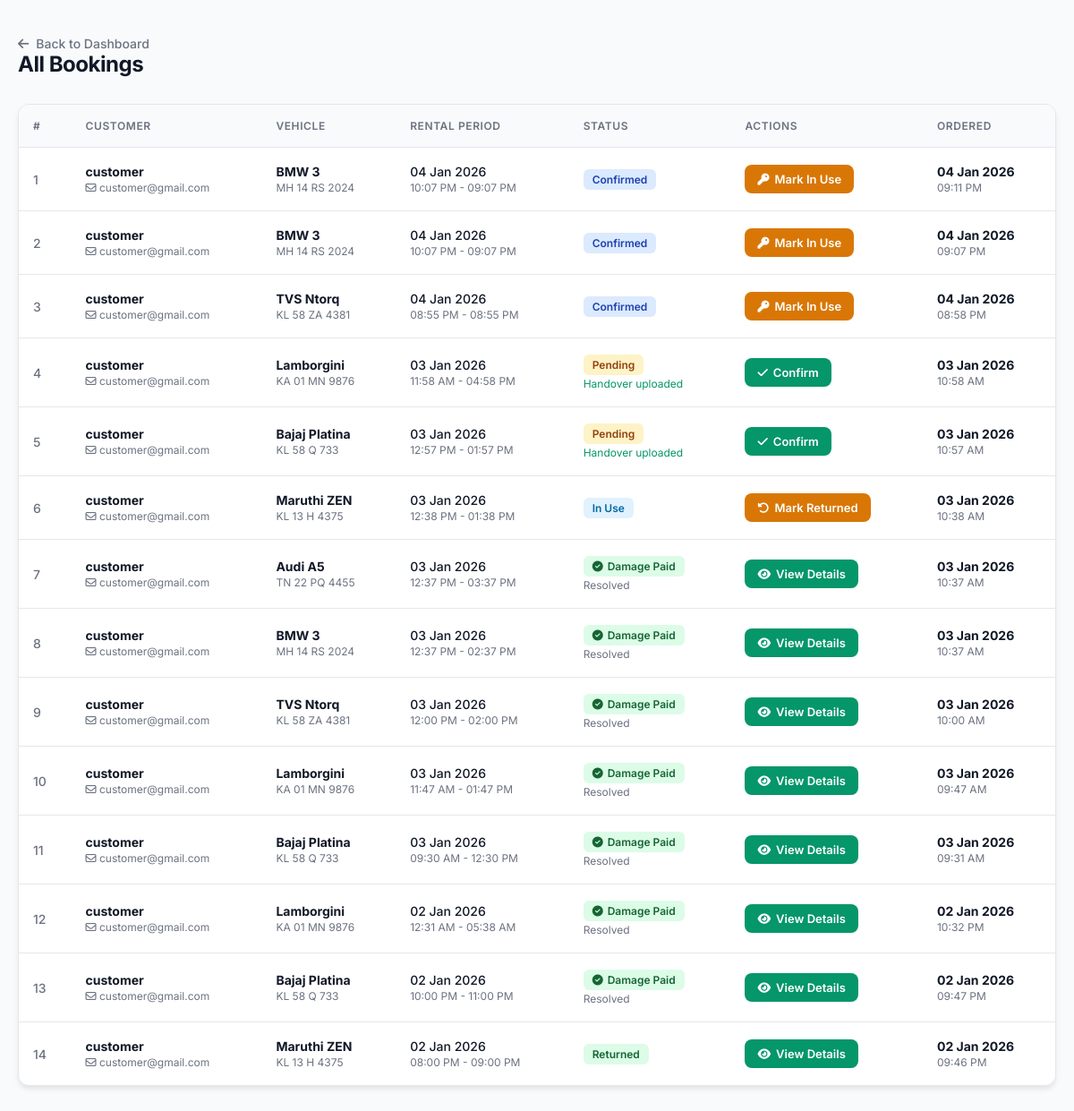
Page /admin_bookings/ (signed in) on the earlier database version.
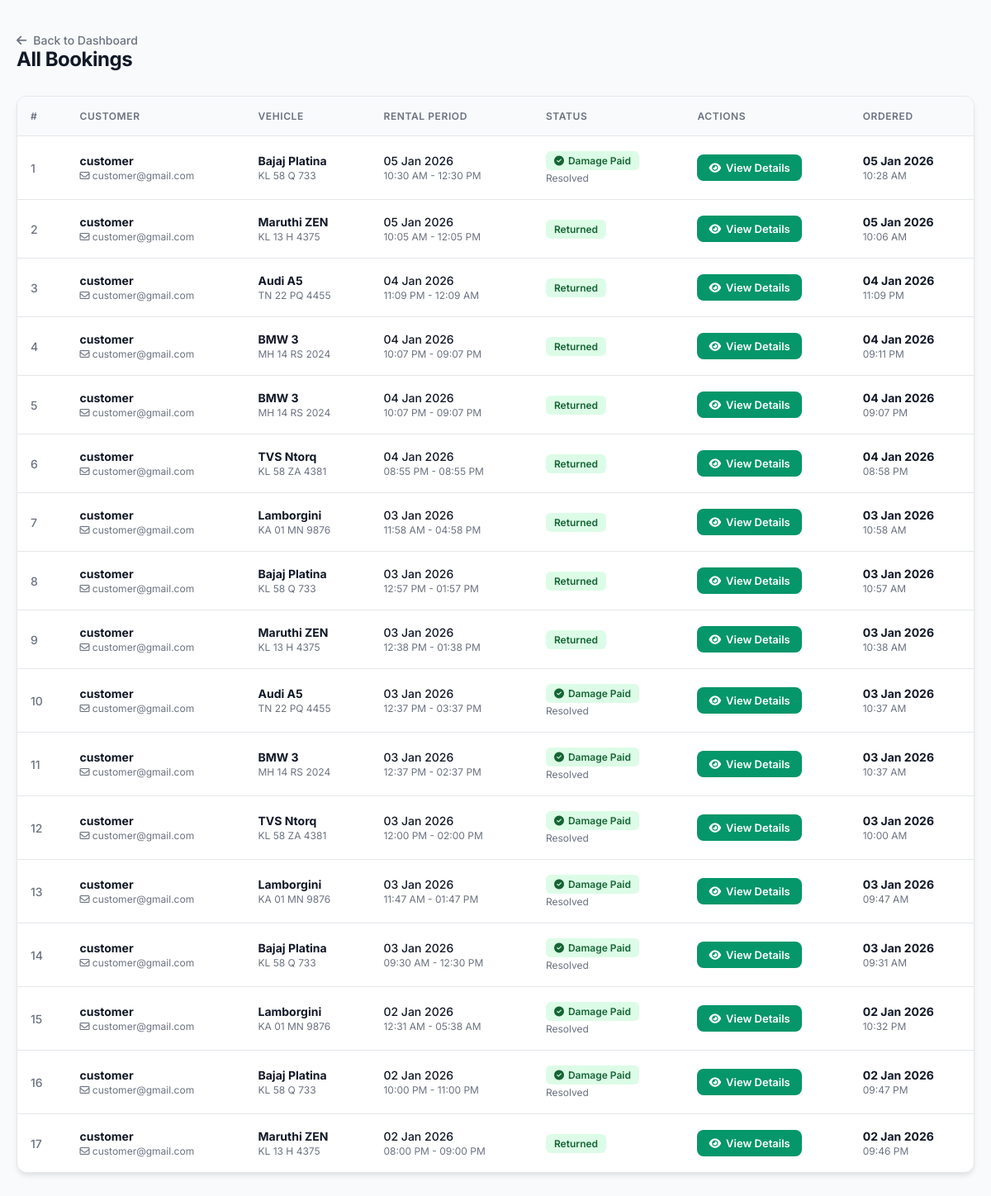
Same page on the later database version.
### wheelzy_app/models.py (models this page shows, shortened)
class Booking(models.Model):
    STATUS_CHOICES = (
        ("pending", "Pending"),
        ("confirmed", "Confirmed"),
        ("in_use", "In Use"),
        ("returned", "Returned"),
        ("damage_reported", "Damage Reported"),
        ("completed", "Completed"),
        ("cancelled", "Cancelled"),
    )
    user = models.ForeignKey(User, on_delete=models.CASCADE, related_name="bookings",null=True,blank=True)
    vehicle = models.ForeignKey(Vehicle, on_delete=models.CASCADE, related_name="bookings",null=True,blank=True)
    start_time = models.DateTimeField()
    end_time = models.DateTimeField()
    total_price = models.DecimalField(max_digits=10, decimal_places=2, default=0)
    status = models.CharField(max_length=20, choices=STATUS_CHOICES, default="pending")
    ordered_at = models.DateTimeField(auto_now_add=True)

class Vehicle(models.Model):
    VEHICLE_TYPES = (
        ("car", "Car"),
        ("bike", "Bike"),
    )
    owner = models.ForeignKey(
        User,
        on_delete=models.CASCADE,
        related_name="vehicles",
        null=True,
        blank=True
    )
    vehicle_name = models.CharField(max_length=255)
    vehicle_type = models.CharField(max_length=25, choices=VEHICLE_TYPES)
    number_plate = models.CharField(max_length=50, unique=True)
    price_per_hour = models.PositiveIntegerField()
    seats = models.PositiveIntegerField(blank=True)
    image = models.ImageField(upload_to="vehicles/", null=True, blank=True)
    is_available = models.BooleanField(default=True)

### wheelzy_app/views.py (the view)
# urls.py: path("admin_bookings/", views.admin_bookings, name="admin_bookings"),
@login_required
def admin_bookings(request):
    if not request.user.is_superuser:
        return redirect("home")
    bookings = Booking.objects.select_related("vehicle", "user").order_by("-ordered_at")
    return render(request, "admin_bookings.html", {"bookings": bookings})

### wheelzy_app/templates/admin_bookings.html (shortened to what this page needs)
<!DOCTYPE html>
<html lang="en">
<head>
    <link rel="stylesheet" href="https://cdnjs.cloudflare.com/ajax/libs/font-awesome/6.5.1/css/all.min.css">
</head>
<body>
<div class="container">
    <div class="header-section">
        <div class="header-left">
            <a href="{% url 'admin_dashboard' %}" class="back-link">
                <i class="fa-solid fa-arrow-left"></i> Back to Dashboard
            </a>
            <h2>All Bookings</h2>
        </div>
    </div>
    <div class="table-container">
        <table>
            <thead>
                <tr>
                    <th>#</th>
                    <th>Customer</th>
                    <th>Vehicle</th>
                    <th>Rental Period</th>
                    <th>Status</th>
                    <th>Actions</th>
                    <th>Ordered</th>
                </tr>
            </thead>
            <tbody>
            {% for booking in bookings %}
            <tr>
                <td style="color: var(--text-muted); font-weight: 500;">{{ forloop.counter }}</td>
                <td class="user-info">
                    <strong>{{ booking.user.username }}</strong>
                    <span class="muted"><i class="fa-regular fa-envelope"></i> {{ booking.user.email }}</span>
                </td>
                <td class="vehicle-info">
                    <strong>{{ booking.vehicle.vehicle_name }}</strong>
                    <span class="muted"> {{ booking.vehicle.number_plate }}</span>
                </td>
                <td>
                    <div style="font-weight: 500;">{{ booking.start_time|date:"d M Y" }}</div>
                    <span class="muted">{{ booking.start_time|date:"h:i A" }} - {{ booking.end_time|date:"h:i A" }}</span>
                </td>
                <td>
                    {% if booking.status == "damage_reported" and booking.damage_report and booking.damage_report.is_paid %}
                        <span class="status damage_paid"><i class="fa-solid fa-circle-check"></i> Damage Paid</span>
                        <div class="muted">Resolved</div>
                    {% elif booking.status == "damage_reported" %}
                        <span class="status damage_reported"><i class="fa-solid fa-circle-exclamation"></i> Damage Reported</span>
                        <div class="muted" style="color:var(--danger);">Payment pending</div>
                    {% else %}
                        <span class="status {{ booking.status }}">
                            {{ booking.get_status_display }}
                        </span>
                        {% if booking.status == "pending" %}
                            {% if booking.handover_photos.exists %}
                                <div class="muted" style="color: var(--success);">Handover uploaded</div>
                            {% else %}
                                <div class="muted">Waiting for images</div>
                            {% endif %}
                        {% endif %}
                    {% endif %}
                </td>
                <td>
                    {% if booking.status == "pending" %}
                        {% if booking.handover_photos.exists %}
                            <a href="{% url 'approve_booking' booking.id %}" class="btn btn-success">
                                <i class="fa-solid fa-check"></i> Confirm
                            </a>
                        {% else %}
                            <span class="btn btn-disabled"><i class="fa-solid fa-hourglass-start"></i> Confirm</span>
                        {% endif %}
                    {% endif %}
                    {% if booking.status == "confirmed" %}
                        <a href="{% url 'mark_in_use' booking.id %}" class="btn btn-warning">
                            <i class="fa-solid fa-key"></i> Mark In Use
                        </a>
                    {% endif %}
                    {% if booking.status == "in_use" %}
                        <a href="{% url 'mark_returned' booking.id %}" class="btn btn-warning">
                            <i class="fa-solid fa-rotate-left"></i> Mark Returned
                        </a>
                    {% endif %}
                    {% if booking.status == "damage_reported" %}
                        {% if booking.damage_report and booking.damage_report.is_paid %}
                            <a href="{% url 'admin_booking_details' booking.id %}" class="btn btn-success">
                                <i class="fa-solid fa-eye"></i> View Details
                            </a>
                        {% else %}
                            <a href="{% url 'admin_damage_details' booking.id %}" class="btn btn-danger">
                                <i class="fa-solid fa-triangle-exclamation"></i> View Damage
                            </a>
                        {% endif %}
                    {% endif %}
                    {% if booking.status == "returned" %}
                        <a href="{% url 'admin_booking_details' booking.id %}" class="btn btn-success">
                            <i class="fa-solid fa-eye"></i> View Details
                        </a>
                    {% endif %}
                </td>
                <td>
                    <strong>{{ booking.ordered_at|date:"d M Y" }}</strong>
                    <span class="muted">{{ booking.ordered_at|time:"h:i A" }}</span>
                </td>
            </tr>
            {% endfor %}
            </tbody>
        </table>
    </div>
</div>
</body>
</html>

### wheelzy_app/templates/admin_bookings.html (style rules this page uses)
:root { --primary: #111827; --accent: #2563eb; --success: #059669; --warning: #d97706; --danger: #dc2626; --bg-gray: #f9fafb; --border: #e5e7eb; --text-main: #111827; --text-muted: #6b7280; }
body { margin: 0; font-family: 'Inter', sans-serif; background: var(--bg-gray); color: var(--text-main); -webkit-font-smoothing: antialiased; }
.container { max-width: 1400px; margin: auto; padding: 40px 20px; }
.header-section { display: flex; justify-content: space-between; align-items: center; margin-bottom: 30px; }
h2 { font-size: 24px; font-weight: 700; margin: 0; letter-spacing: -0.02em; }
.back-link { text-decoration: none; color: var(--text-muted); font-weight: 500; font-size: 14px; display: flex; align-items: center; gap: 8px; transition: color 0.2s; }
.table-container { background: white; border-radius: 12px; border: 1px solid var(--border); box-shadow: 0 4px 6px -1px rgba(0,0,0,0.1); overflow: hidden; }
table { width: 100%; border-collapse: collapse; text-align: left; }
thead { background: #f8fafc; border-bottom: 1px solid var(--border); }
th { padding: 16px; font-size: 12px; font-weight: 600; text-transform: uppercase; letter-spacing: 0.05em; color: var(--text-muted); }
td { padding: 18px 16px; border-bottom: 1px solid var(--border); vertical-align: middle; font-size: 14px; }
tbody tr:last-child td { border-bottom: none; }
.status { padding: 4px 10px; border-radius: 6px; font-size: 12px; font-weight: 600; display: inline-flex; align-items: center; gap: 5px; }
.returned { background: #dcfce7; color: #166534; }
.damage_paid { background: #dcfce7; color: #166534; }
.btn { padding: 8px 14px; font-size: 13px; border-radius: 8px; text-decoration: none; display: inline-flex; align-items: center; gap: 6px; font-weight: 600; transition: all 0.2s ease; border: none; cursor: pointer; }
.btn-success { background: var(--success); color: white; }
.muted { display: block; font-size: 12px; color: var(--text-muted); margin-top: 2px; }
.user-info strong, .vehicle-info strong { display: block; color: var(--text-main); margin-bottom: 2px; }

Differences in the rows shown:
added Booking: user.username "customer", user.email "customer@gmail.com", vehicle.vehicle_name "Bajaj Platina", vehicle.number_plate "KL 58 Q 733", start_time "05 Jan 2026", start_time "10:30 AM", end_time "12:30 PM", status "damage_reported" (drawn), ordered_at "05 Jan 2026", ordered_at "10:28 AM"
added Booking: user.username "customer", user.email "customer@gmail.com", vehicle.vehicle_name "Maruthi ZEN", vehicle.number_plate "KL 13 H 4375", start_time "05 Jan 2026", start_time "10:05 AM", end_time "12:05 PM", status "Returned", shows "View Details", ordered_at "05 Jan 2026", ordered_at "10:06 AM"
added Booking: user.username "customer", user.email "customer@gmail.com", vehicle.vehicle_name "Audi A5", vehicle.number_plate "TN 22 PQ 4455", start_time "04 Jan 2026", start_time "11:09 PM", end_time "12:09 AM", status "Returned", shows "View Details", ordered_at "04 Jan 2026", ordered_at "11:09 PM"
changed Booking "09:11 PM": status "Confirmed" → "Returned"; status "Mark In Use" → "View Details"
changed Booking (number 5 of 17 on the later page): status "Confirmed" → "Returned"; status "Mark In Use" → "View Details"
changed Booking "08:55 PM": status "Confirmed" → "Returned"; status "Mark In Use" → "View Details"
changed Booking "11:58 AM": status "Pending" → "Returned"; status "Handover uploaded Confirm" → "View Details"
changed Booking "12:57 PM": status "Pending" → "Returned"; status "Handover uploaded Confirm" → "View Details"
changed Booking "12:38 PM": status "In Use" → "Returned"; status "Mark Returned" → "View Details"
